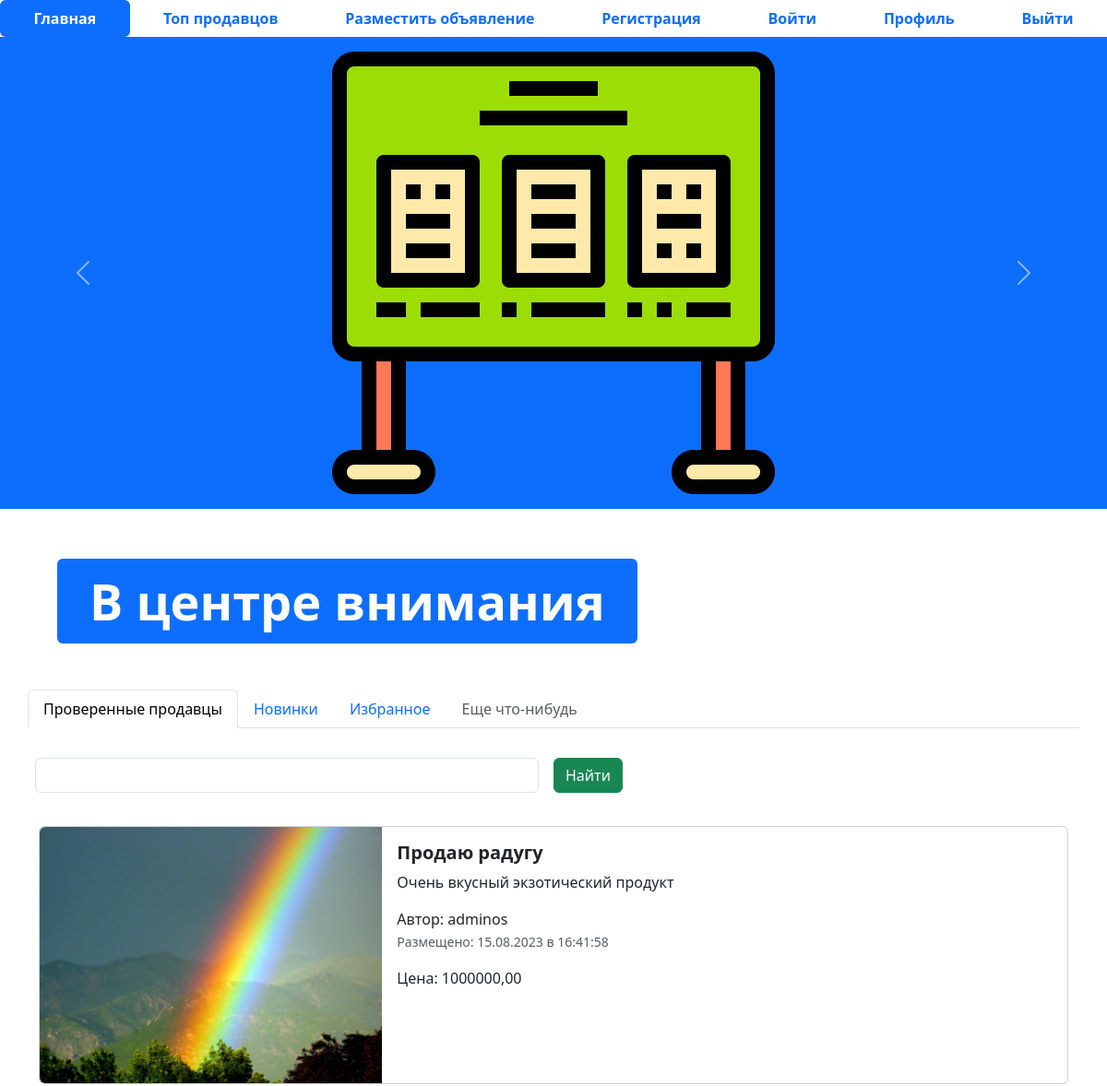
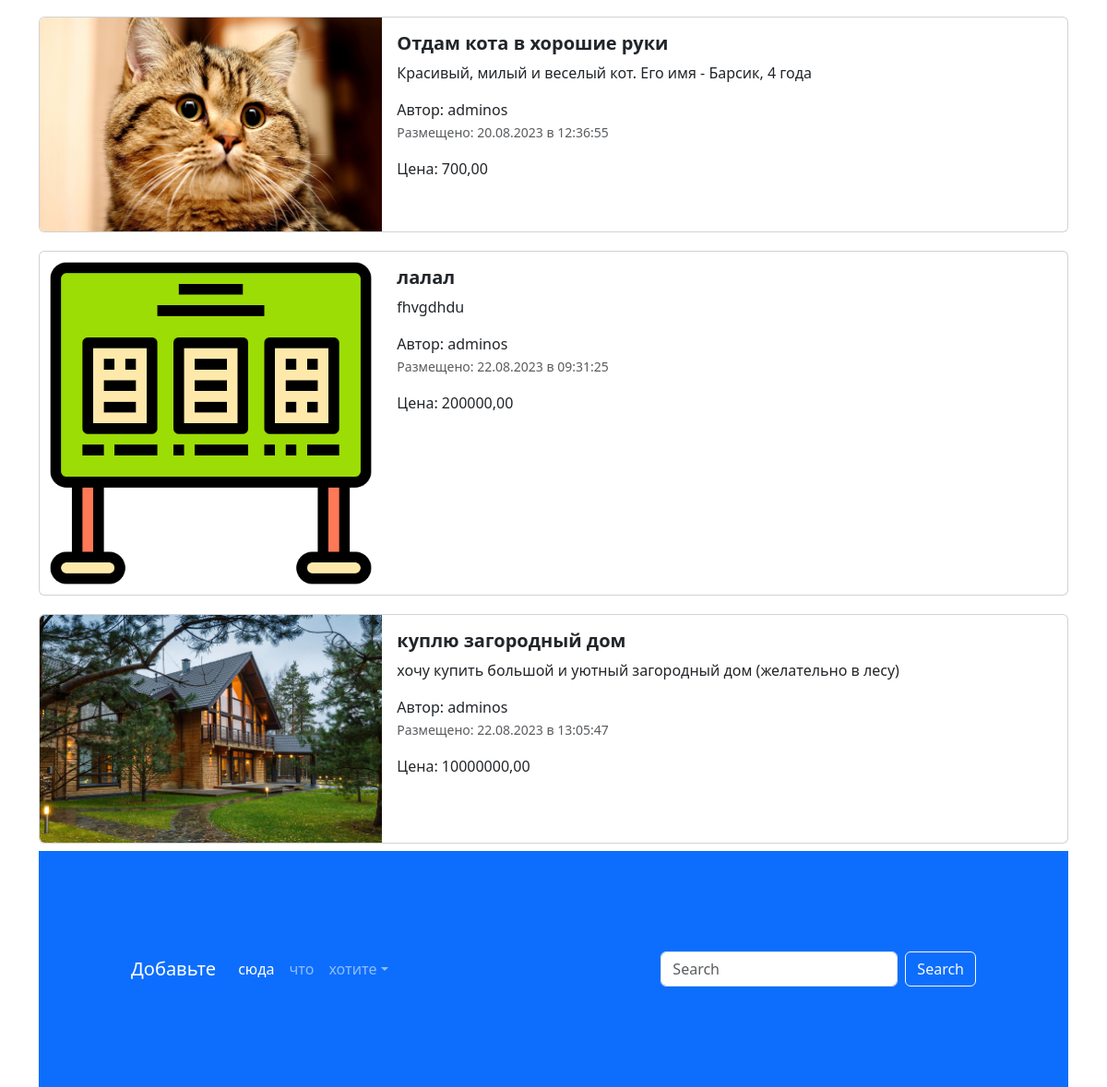
The page / on the database its author committed (2 pictures, top to bottom).
### app_advertisment/models.py (models this page shows, shortened)
class Advertisement(models.Model):
    title = models.CharField("Название",max_length=128)
    description = models.TextField("Описание")
    price = models.DecimalField("Цена", max_digits=10, decimal_places=2)
    auction = models.BooleanField("Торг", help_text="Отметьте, если торг уместен")
    created_at = models.DateTimeField(auto_now_add=True)
    updated_at = models.DateTimeField(auto_now=True)
    user = models.ForeignKey(User, verbose_name='Пользователь', on_delete=models.CASCADE)
    image = models.ImageField("Изображение", upload_to="advertisements/", null=True, blank=True)
    @admin.display(description='Дата создания')
    def created_date(self):
        if self.created_at.date() == timezone.now().date():
            created_time = self.created_at.time().strftime('%H:%M:%S')
            return format_html(
                '<span style="color: green; font-weight: bold;">Сегодня в {} </span>', created_time
            )
        return self.created_at.strftime('%d.%m.%Y в %H:%M:%S')
    class Meta:
        db_table = "advertisements"

### app_advertisment/views.py (the view)
# urls.py: path("", index, name='main_page'),
def index(request):
    advertisements = Advertisement.objects.all()
    context = {'advertisements': advertisements}
    return render(request, "app_advertisement/index.html", context)

### templates/app_advertisement/index.html (shortened to what this page needs)
{% extends 'base.html' %}
{% load static %}
{% block content %}
<ul class="nav nav-pills sticky-top bg-white nav-fill">
  <li class="nav-item">
    <a class="nav-link active" aria-current="page" href="{% url 'main_page' %}">
      <span style="font-weight: bold;">Главная</span>
    </a>
  </li>
  <li class="nav-item">
    <a class="nav-link" href="{% url 'top_sellers' %}"><span style="font-weight: bold;">Топ продавцов</span>
    </a>
  </li>
  <li class="nav-item">
    <a class="nav-link" href="{% url 'adv_post' %}">
      <span style="font-weight: bold;">Разместить объявление</span>
    </a>
  </li>
  <li class="nav-item">
    <a class="nav-link" href="register.html">
      <span style="font-weight: bold;">Регистрация</span>
    </a>
  </li>
  <li class="nav-item">
    <a class="nav-link" href="{% url 'login' %}">
      <span style="font-weight: bold;">Войти</span>
    </a>
  </li>
  <li class="nav-item">
    <a class="nav-link" href="{% url 'profile' %}">
      <span style="font-weight: bold;">Профиль</span>
    </a>
  </li>
  <li class="nav-item">
    <a class="nav-link" href="{% url 'logout' %}">
      <span style="font-weight: bold;">Выйти</span>
    </a>
  </li>
</ul>
<div id="carouselExampleControls" class="carousel slide bg-primary" data-bs-ride="carousel">
  <div class="carousel-inner">
    <div class="carousel-item active">
      <img src="{% static 'img/123.png' %}" class="mx-auto d-block w-33" alt="...">
    </div>
  </div>
  <button class="carousel-control-prev" type="button" data-bs-target="#carouselExampleControls" data-bs-slide="prev">
    <span class="carousel-control-prev-icon" aria-hidden="true"></span>
  </button>
  <button class="carousel-control-next" type="button" data-bs-target="#carouselExampleControls" data-bs-slide="next">
    <span class="carousel-control-next-icon" aria-hidden="true"></span>
  </button>
</div>
<div class="container" style="margin: 50px;">
  <div class="display-2">
    <span class="badge bg-primary">В центре внимания</span>
  </div>
</div>
<div class="container">
  <div class="row">
    <ul class="nav nav-tabs bg-white">
      <li class="nav-item">
        <a class="nav-link active" aria-current="page" href="#">Проверенные продавцы</a>
      </li>
      <li class="nav-item">
        <a class="nav-link" href="#">Новинки</a>
      </li>
      <li class="nav-item">
        <a class="nav-link" href="#">Избранное</a>
      </li>
      <li class="nav-item">
        <a class="nav-link disabled" href="#" tabindex="-1" aria-disabled="true">Еще что-нибудь</a>
      </li>
    </ul>
    <form class="row g-3">
      <div class="col-auto w-50">
        <input type="text" class="form-control">
      </div>
      <div class="col-auto">
        <button type="submit" class="btn btn-success mb-3">Найти</button>
      </div>
    </form>
  </div>
{% for adv in advertisements %}
  <div class="col">
    <div class="card mb-2" style="max-width: 1200px; margin-top: 20px;">
      <div class="row g-0">
        <div class="col-md-4">
          <a href="advertisement.html" class="nav-link">
            <img src="{% if adv.image %} {{ adv.image.url }} {% else %} {% static 'img/123.png' %} {% endif %}" class="img-fluid rounded-start" alt="Card title">
          </a>
        </div>
        <div class="col-md-8">
          <div class="card-body">
            <h5 class="card-title">
              <a href="advertisement.html" class="nav-link"><strong> {{ adv.title }} </strong></a>
            </h5>
            <a href="advertisement.html" class="nav-link">
              <p class="card-text">
                {{ adv.description }}
              </p>
              <span>Автор: {{ adv.user }}</span>
              <p class="card-text"><small class="text-muted">Размещено: {{ adv.created_date }}</small></p>
              <span>Цена: {{ adv.price }} </span>
            </a>
          </div>
        </div>
      </div>
    </div>
  {% endfor %}
<footer style="padding: 100px;" class="bg-primary">
  <nav class="navbar navbar-expand-sm navbar-dark">
    <a class="navbar-brand" href="#">Добавьте</a>
    <div class="collapse navbar-collapse" id="collapsibleNavId">
      <ul class="navbar-nav me-auto mt-2 mt-lg-0">
        <li class="nav-item">
          <a class="nav-link active" href="#" aria-current="page">сюда</a>
        </li>
        <li class="nav-item">
          <a class="nav-link" href="#">что</a>
        </li>
        <li class="nav-item dropdown">
          <a class="nav-link dropdown-toggle" href="#" id="dropdownId" data-bs-toggle="dropdown" aria-haspopup="true"
             aria-expanded="false">хотите</a>
        </li>
      </ul>
      <form class="d-flex my-2 my-lg-0">
        <input class="form-control me-sm-2" type="text" placeholder="Search">
        <button class="btn btn-outline-light my-2 my-sm-0" type="submit">Search</button>
      </form>
    </div>
  </nav>
</footer>
{% endblock %}

### templates/base.html (shortened to what this page needs)
{% load static %}
<!DOCTYPE html>
<html lang="en">
<head>
  <link href="{% static 'css/bootstrap.min.css' %}" rel="stylesheet">
  <link rel="stylesheet" href="{% static 'css/fontello.css' %}">
</head>
<body>
    {% block content %}
    {% endblock %}
</body>

### rows shown on the page
Advertisement: image (picture), title "Продаю радугу", description "Очень вкусный экзотический продукт", user "adminos", created_date "15.08.2023 в 16:41:58", price "1000000,00"
Advertisement: image (picture), title "Отдам кота в хорошие руки", description "Красивый, милый и веселый кот. Его имя - Барсик, 4 года", user "adminos", created_date "20.08.2023 в 12:36:55", price "700,00"
Advertisement: title "лалал", description "fhvgdhdu", user "adminos", created_date "22.08.2023 в 09:31:25", price "200000,00"
Advertisement: image (picture), title "куплю загородный дом", description "хочу купить большой и уютный загородный дом (желательно в лесу)", user "adminos", created_date "22.08.2023 в 13:05:47", price "10000000,00"
